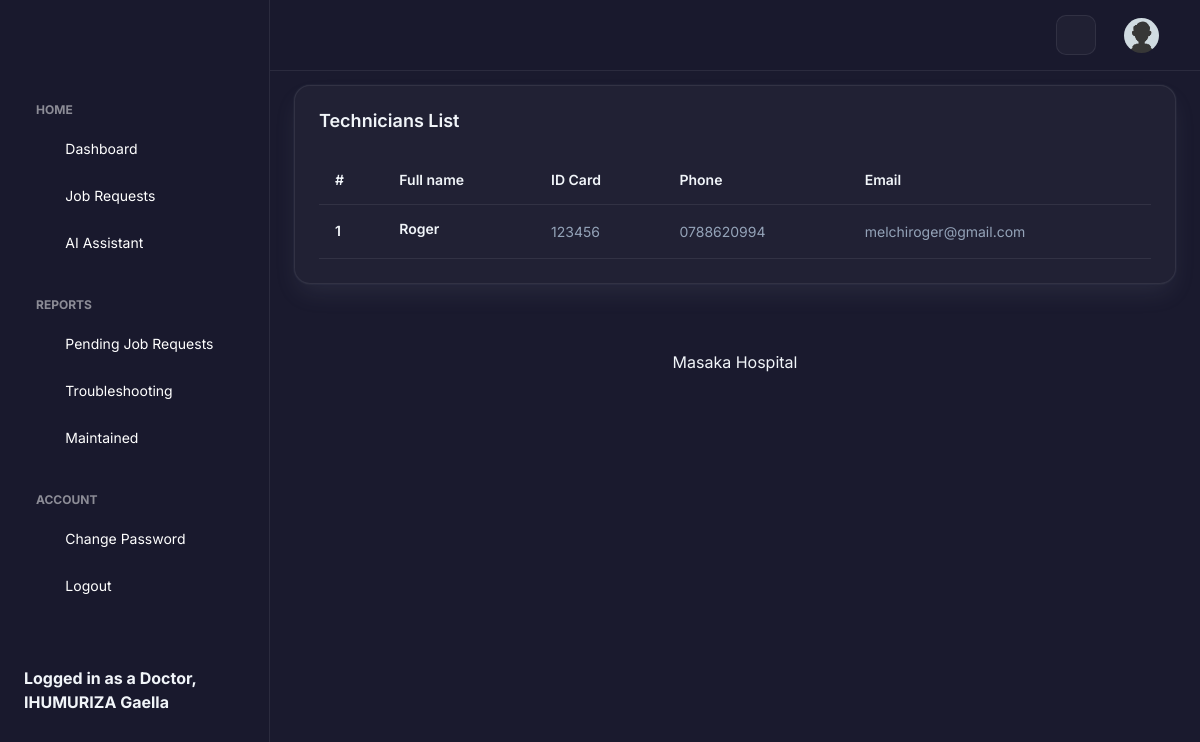
Screenshot of /run/users-d-p.php (signed in) with the database file from the repository.
### tables this page shows
CREATE TABLE `users` (
  `id` int(11) NOT NULL,
  `idcard` varchar(100) NOT NULL,
  `fullname` varchar(100) NOT NULL,
  `email` varchar(100) NOT NULL,
  `phone` varchar(100) NOT NULL,
  `password` varchar(100) NOT NULL,
  `deleted` int(1) NOT NULL DEFAULT 0
);

### run/users-d-p.php (the view, shortened to what this page needs)
<!doctype html>
<html lang="en">
<head>
  <link rel="stylesheet" href="../assets/css/styles.min.css" />
    <link rel="stylesheet" href="../assets/css/premium-theme.css" />
</head>
<body>
  <div class="page-wrapper" id="main-wrapper" data-layout="vertical" data-navbarbg="skin6" data-sidebartype="full" data-sidebar-position="fixed" data-header-position="fixed">
    <aside class="left-sidebar">
      <div>
        <div class="brand-logo d-flex align-items-center justify-content-between">
        </div>
        <?php include('doctor-menu.php'); ?>
      </div>
    </aside>
    <div class="body-wrapper">
      <header class="app-header">
        <nav class="navbar navbar-expand-lg navbar-light">
          <div class="navbar-collapse justify-content-end px-0" id="navbarNav">
            <ul class="navbar-nav flex-row ms-auto align-items-center justify-content-end">
              <li class="nav-item"><button class="theme-toggle-btn" title="Toggle Theme"><i class="ti ti-sun"></i></button></li>
              <li class="nav-item dropdown">
                <a class="nav-link nav-icon-hover" href="javascript:void(0)" id="drop2" data-bs-toggle="dropdown" aria-expanded="false">
                  <img src="../assets/images/profile/user-1.jpg" alt="" width="35" height="35" class="rounded-circle">
                </a>
              </li>
            </ul>
          </div>
        </nav>
      </header>
      <div class="container-fluid">
        <div class="col-lg-12 d-flex align-items-stretch">
          <div class="card w-100">
            <div class="card-body p-4">
              <h5 class="card-title fw-semibold mb-4">Technicians List</h5>
              <div class="table-responsive">
                <table class="table text-nowrap mb-0 align-middle">
                  <thead class="text-dark fs-4">
                    <tr>
                      <th class="border-bottom-0">
                        <h6 class="fw-semibold mb-0">#</h6>
                      </th>
                      <th class="border-bottom-0">
                        <h6 class="fw-semibold mb-0">Full name</h6>
                      </th>
                      <th class="border-bottom-0">
                        <h6 class="fw-semibold mb-0">ID Card</h6>
                      </th>
                      <th class="border-bottom-0">
                        <h6 class="fw-semibold mb-0">Phone</h6>
                      </th>
                      <th class="border-bottom-0">
                        <h6 class="fw-semibold mb-0">Email</h6>
                      </th>
                    </tr>
                  </thead>
                  <tbody>
                    <?php
                    include('connector.php');
                    $query = mysqli_query($connect, "SELECT * FROM users WHERE deleted = 0 ORDER BY id DESC");
                    $rowCount = 0;
                    while ($row = mysqli_fetch_array($query)) {
                      $rowCount++;
                      echo "<tr>
                          <td class='border-bottom-0'>
                            <h6 class='fw-semibold mb-0'>" . $rowCount . "</h6>
                          </td>
                          <td class='border-bottom-0'>
                            <h6 class='fw-semibold mb-1'>" . $row['fullname'] . "</h6>
                          </td>
                          <td class='border-bottom-0'>
                            <p class='mb-0 fw-normal'>" . $row['idcard'] . "</p>
                          </td>
                          <td class='border-bottom-0'>
                            <p class='mb-0 fw-normal'>" . $row['phone'] . "</p>
                          </td>
                          <td class='border-bottom-0'>
                            <p class='mb-0 fw-normal'>" . $row['email'] . "</p>
                          </td>
                        </tr>";
                    }
                    ?>
                  </tbody>
                </table>
              </div>
            </div>
          </div>
        </div>
      </div>
      <div class="py-6 px-6 text-center">
        <p class="mb-0 fs-4">Masaka Hospital</p>
      </div>
    </div>
  </div>
</body>
</html>

### assets/css/premium-theme.css (style rules this page uses)
:root { --primary-color: #3b82f6; --primary-hover: #2563eb; --bg-gradient-1: #1a1a2e; --bg-gradient-2: #16213e; --text-main: #f1f5f9; --text-muted: #94a3b8; --glass-bg: rgba(255, 255, 255, 0.03); --glass-border: rgba(255, 255, 255, 0.08); --input-bg: rgba(26, 26, 46, 0.8); --input-border: rgba(255, 255, 255, 0.1); --card-shadow: 0 25px 50px -12px rgba(0, 0, 0, 0.7); --danger: #ef4444; --success: #10b981; }
body { font-family: 'Inter', sans-serif !important; background-color: var(--bg-gradient-1); color: var(--text-main); min-height: 100vh; margin: 0; }
.body-wrapper { background: transparent !important; }
.left-sidebar { background: rgba(26, 26, 46, 0.9) !important; backdrop-filter: blur(12px); border-right: 1px solid var(--glass-border); }
.app-header { background: rgba(26, 26, 46, 0.9) !important; backdrop-filter: blur(12px); border-bottom: 1px solid var(--glass-border); }
.card { background: var(--glass-bg) !important; border: 1px solid var(--glass-border) !important; color: var(--text-main) !important; border-radius: 16px !important; }
.card-title, .card h1, .card h2, .card h3, .card h4, .card h5, .card h6 { color: var(--text-main) !important; }
.table { color: var(--text-main) !important; background: transparent !important; }
.table thead th { color: var(--text-main) !important; border-bottom: 1px solid var(--glass-border) !important; }
.table tbody td { border-bottom: 1px solid var(--glass-border) !important; color: var(--text-main) !important; }
.fw-semibold { color: var(--text-main) !important; }
p.fw-normal { color: var(--text-muted) !important; }
.theme-toggle-btn { background: var(--glass-bg); border: 1px solid var(--glass-border); color: var(--text-main); width: 40px; height: 40px; border-radius: 10px; display: flex; align-items: center; justify-content: center; cursor: pointer; font-size: 1.2rem; transition: all 0.3s ease; margin-right: 12px; }
body, .left-sidebar, .app-header, .card, .table, .sidebar-link, .sidebar-link span, .sidebar-link .hide-menu { transition: background-color 0.3s ease, color 0.3s ease, border-color 0.3s ease; }

### rows the page displays
users: fullname "Roger", idcard "123456", phone "0788620994", email "melchiroger@gmail.com"

### other values shown
$_SESSION['hbUser_Type'] "Doctor"
$_SESSION['hbUser_Name'] "IHUMURIZA Gaella"
